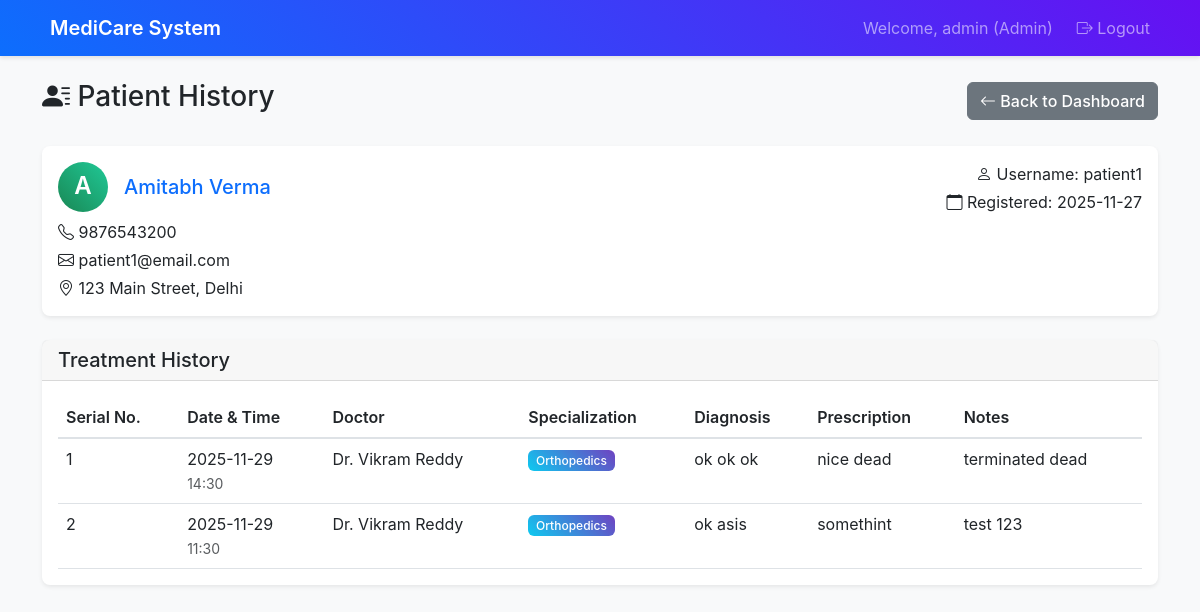
Before: /admin/patient/392/history (signed in) with the older database file.
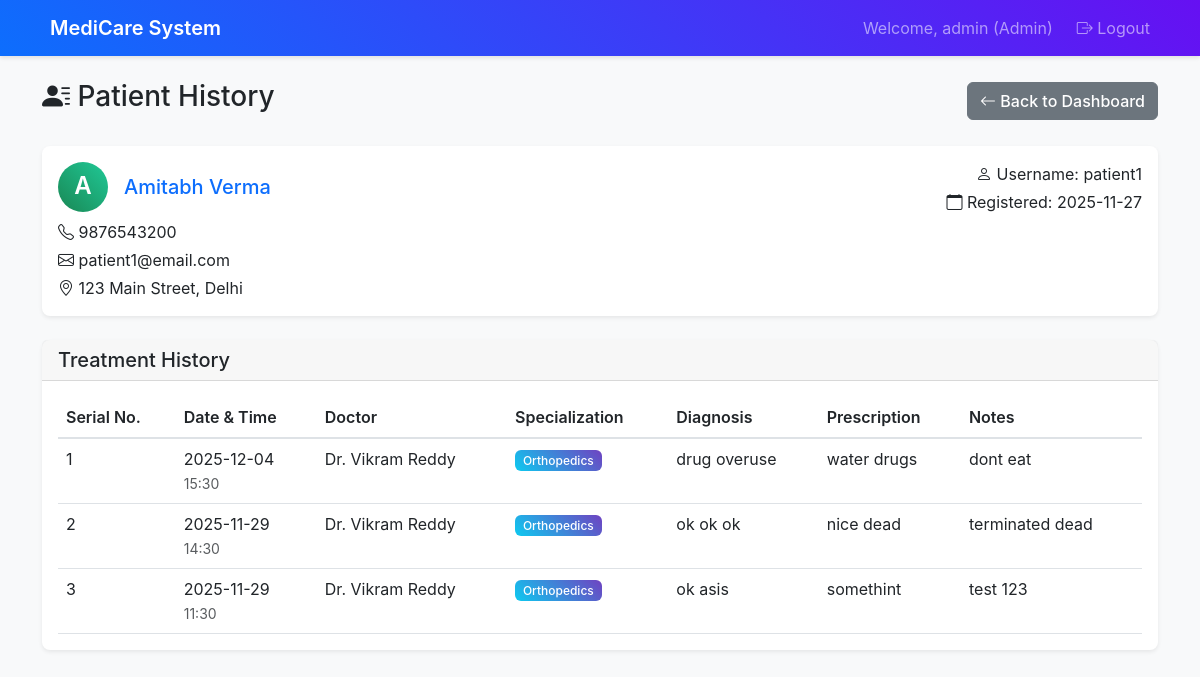
After: the same page with the newer database file.
### app.py (models this page shows)
class Treatment(db.Model):
    __tablename__ = 'treatments'
    id: Mapped[int] = mapped_column(primary_key=True)
    appointment_id: Mapped[int] = mapped_column(db.ForeignKey('appointments.id'), nullable=False)
    diagnosis: Mapped[str] = mapped_column()
    prescription: Mapped[str] = mapped_column()
    treatment_notes: Mapped[str] = mapped_column()
    created_at: Mapped[datetime] = mapped_column(default=datetime.utcnow)
    appointment = db.relationship('Appointment', back_populates='treatment')

class Appointment(db.Model):
    __tablename__ = 'appointments'
    id: Mapped[int] = mapped_column(primary_key=True)
    patient_id: Mapped[int] = mapped_column(db.ForeignKey('patients.id'), nullable=False)
    doctor_id: Mapped[int] = mapped_column(db.ForeignKey('doctors.id'), nullable=False)
    appointment_date: Mapped[date] = mapped_column(nullable=False)
    appointment_time: Mapped[str] = mapped_column(nullable=False)
    status: Mapped[str] = mapped_column(default='booked')  # booked, completed, cancelled
    created_at: Mapped[datetime] = mapped_column(default=datetime.utcnow)
    patient = db.relationship('Patient', back_populates='appointments')
    doctor = db.relationship('Doctor', back_populates='appointments')
    treatment = db.relationship('Treatment', back_populates='appointment', uselist=False)

class Doctor(db.Model):
    __tablename__ = 'doctors'
    id: Mapped[int] = mapped_column(primary_key=True)
    user_id: Mapped[int] = mapped_column(db.ForeignKey('users.id'), nullable=False)
    name: Mapped[str] = mapped_column(nullable=False)
    specialization: Mapped[str] = mapped_column(nullable=True)
    phone: Mapped[str] = mapped_column(nullable=True)
    availability_days: Mapped[str] = mapped_column(nullable=True)
    availability_hours: Mapped[str] = mapped_column(nullable=True)
    availability_slots: Mapped[str] = mapped_column(nullable=True)
    created_at: Mapped[datetime] = mapped_column(default=datetime.utcnow)
    user = db.relationship('User', back_populates='doctor')
    appointments = db.relationship('Appointment', back_populates='doctor')

### routes.py (the view)
@app.route('/admin/patient/<int:patient_id>/history')
@login_required
@role_required(['admin'])
def admin_patient_history(patient_id):
    patient = Patient.query.join(User).filter(Patient.id == patient_id).first()
    if not patient:
        flash('Patient not found', 'error')
        return redirect(url_for('admin_dashboard'))
    treatments = db.session.query(
        Treatment,
        Appointment.appointment_date,
        Appointment.appointment_time,
        Doctor.name.label('doctor_name'),
        Doctor.specialization.label('specialization')
    ).join(Appointment, Treatment.appointment_id == Appointment.id)\
     .join(Doctor, Appointment.doctor_id == Doctor.id)\
     .filter(Appointment.patient_id == patient_id)\
     .order_by(Appointment.appointment_date.desc(), Appointment.appointment_time.desc()).all()
    treatments_with_info = []
    for i, treatment_tuple in enumerate(treatments, 1):
        treatment = treatment_tuple[0]
        appointment_date = treatment_tuple[1]
        appointment_time = treatment_tuple[2]
        doctor_name = treatment_tuple[3]
        specialization = treatment_tuple[4]
        treatment_dict = {
            'id': treatment.id,
            'appointment_id': treatment.appointment_id,
            'diagnosis': treatment.diagnosis,
            'prescription': treatment.prescription,
            'treatment_notes': treatment.treatment_notes,
            'created_at': treatment.created_at,
            'serial_no': i,
            'appointment_date': appointment_date,
            'appointment_time': appointment_time,
            'doctor_name': doctor_name,
            'specialization': specialization
        }
        treatments_with_info.append(treatment_dict)
    return render_template('admin_patient_history.html',
                         patient=patient,
                         treatments=treatments_with_info)

### routes.py (called while the page is built)
def login_required(f):
    @wraps(f)
    def decorated_function(*args, **kwargs):
        if 'user_id' not in session:
            return redirect(url_for('login'))
        return f(*args, **kwargs)
    return decorated_function

def role_required(roles):
    def decorator(f):
        @wraps(f)
        def decorated_function(*args, **kwargs):
            if 'user_role' not in session or session['user_role'] not in roles:
                flash('Access denied. Insufficient permissions.', 'error')
                return redirect(url_for('login'))
            return f(*args, **kwargs)
        return decorated_function
    return decorator

### templates/admin_patient_history.html (shortened to what the changed rows need)
{% extends "base.html" %}
{% block content %}
<div class="row">
    <div class="col-12">
        <div class="d-flex justify-content-between align-items-center mb-4">
            <h1 class="h3">
                <i class="bi bi-person-lines-fill"></i> Patient History
            </h1>
        </div>
    </div>
</div>
<div class="row">
    <div class="col-12">
        <div class="card">
            <div class="card-body">
                {% if treatments %}
                <div class="table-responsive">
                    <table class="table table-hover">
                        <thead>
                            <tr>
                                <th>Serial No.</th>
                                <th>Date & Time</th>
                                <th>Doctor</th>
                                <th>Specialization</th>
                                <th>Diagnosis</th>
                                <th>Prescription</th>
                                <th>Notes</th>
                            </tr>
                        </thead>
                        <tbody>
                            {% for treatment in treatments %}
                            <tr>
                                <td>{{ treatment.serial_no }}</td>
                                <td>
                                    {{ treatment.appointment_date }}<br>
                                    <small class="text-muted">{{ treatment.appointment_time }}</small>
                                </td>
                                <td>{{ treatment.doctor_name }}</td>
                                <td>
                                    <span class="badge bg-info">{{ treatment.specialization }}</span>
                                </td>
                                <td>{{ treatment.diagnosis or '-' }}</td>
                                <td>{{ treatment.prescription or '-' }}</td>
                                <td>{{ treatment.treatment_notes or '-' }}</td>
                            </tr>
                            {% endfor %}
                        </tbody>
                    </table>
                </div>
                {% else %}
                <div class="text-center py-5">
                    <i class="bi bi-clipboard-x display-1 text-muted"></i>
                    <h4 class="text-muted">No treatment history found</h4>
                    <p class="text-muted">Treatment records will appear here after appointments are completed</p>
                </div>
                {% endif %}
            </div>
        </div>
    </div>
</div>
{% endblock %}

Changed rows visible on the page:
added Treatment: serial_no "1", appointment_date "2025-12-04", appointment_time "15:30", doctor_name "Dr. Vikram Reddy", specialization "Orthopedics", diagnosis "drug overuse", prescription "water drugs", treatment_notes "dont eat"
computed for Treatment "ok ok ok": serial_no "1" → "2"
computed for Treatment "ok asis": serial_no "2" → "3"
